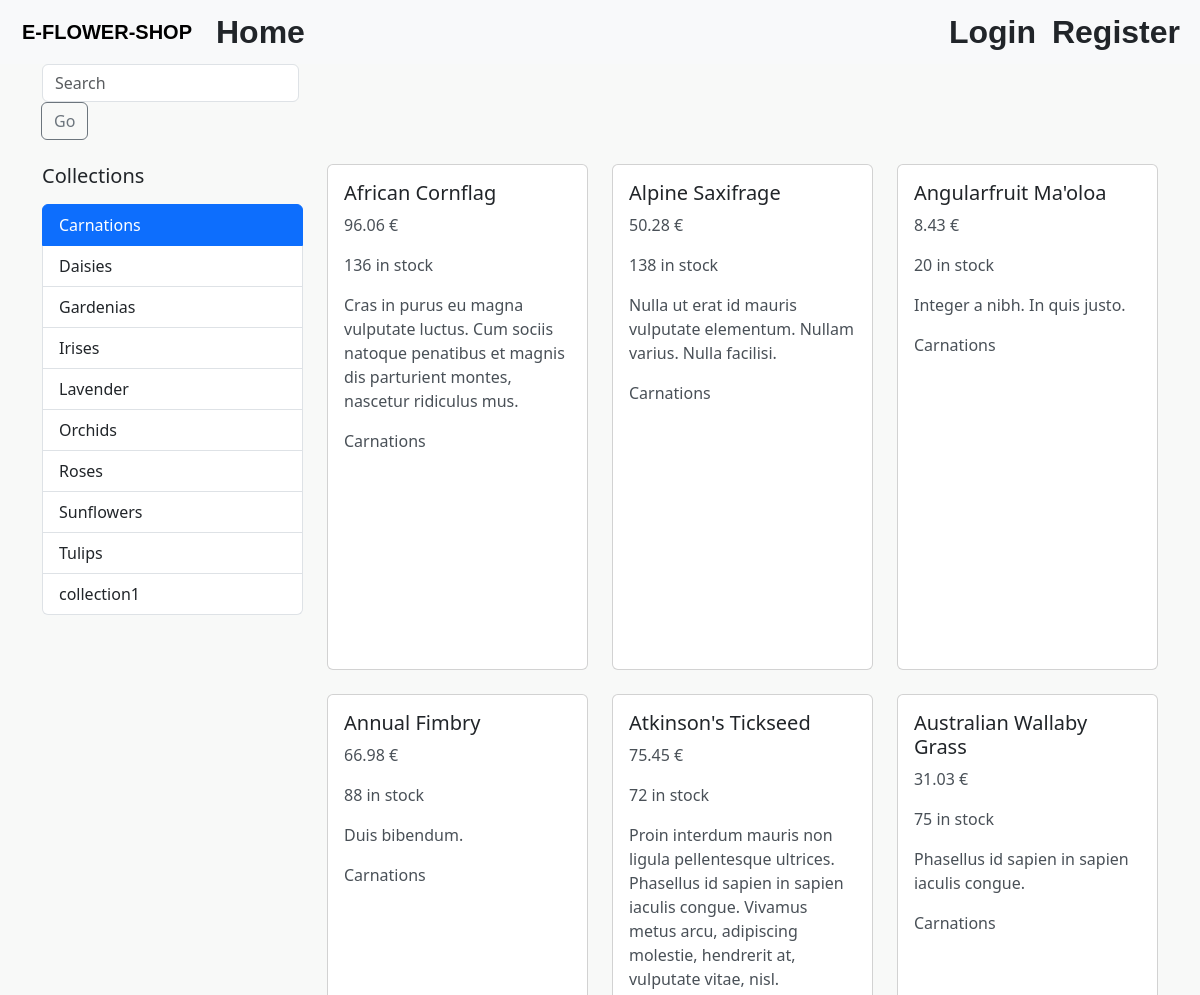
Page /?collection=2 (upper part) on the earlier database version.
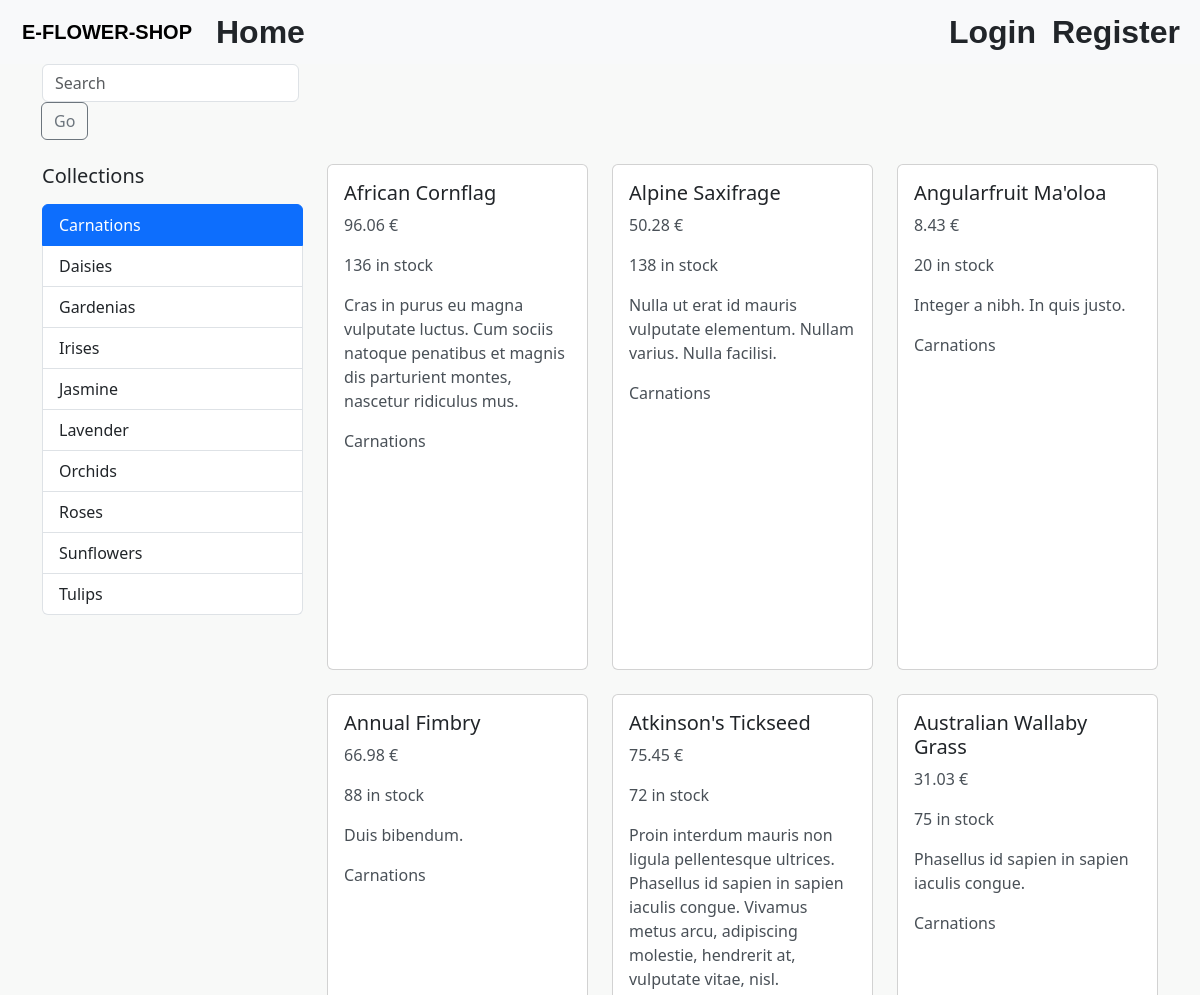
Same page on the later database version.
### store/models.py (models this page shows, shortened)
class Collection(models.Model):
    title = models.CharField(max_length=255)
    featured_product = models.ForeignKey(
        'Product', on_delete=models.SET_NULL, null=True, related_name='+')
    def __str__(self) -> str:
        return self.title
    class Meta:
        ordering = ['title']

class Product(models.Model):
    title = models.CharField(max_length=255)
    slug = models.SlugField()
    image = models.ImageField(upload_to='static/media/products/', default='media/default/default.jpg')
    description = models.TextField(null=True, blank=True)
    unit_price = models.DecimalField(
        max_digits=6,
        decimal_places=2,
        validators=[MinValueValidator(1)])
    inventory = models.IntegerField(
        validators=[MinValueValidator(0)]
    )
    last_update = models.DateTimeField(auto_now=True)
    collection = models.ForeignKey(Collection, on_delete=models.PROTECT)
    promotions = models.ManyToManyField(Promotion, blank=True)
    class Meta:
        ordering = ['title']

### store_custom/views.py (the view)
# urls.py: path('', views.product_list, name='product_list'),
def product_list(request):
    collections = Collection.objects.all()
    collection_id = request.GET.get('collection')
    query = request.GET.get('query')
    if collection_id:
        products_list = Product.objects.filter(collection_id=collection_id)
    elif query:
        products_list = Product.objects.filter(
            Q(title__icontains=query) | Q(collection__title__icontains=query)
        )
    else:
        products_list = Product.objects.all()
    paginator = Paginator(products_list, 30)
    page = request.GET.get('page')
    products_request = paginator.get_page(page)
    context = {
        'collections': collections,
        'products': products_request,
        'query': query,
    }
    return render(request, 'store_custom/products.html', context)

### store_custom/templates/store_custom/products.html (shortened to what this page needs)
{% extends 'store_custom/base.html' %}
{% load static %}
{% block content %}
    <div class="container">
        <div class="row">
            <div class="col-lg-3">
                <form method="GET" action="" class="mb-4">
                    <div class="input-group">
                        <label>
                            {% if query == None%}
                                <input type="text" name="query" class="form-control" placeholder="Search">
                            {% else %}
                                <input type="text" name="query" class="form-control" placeholder="Search"
                                       value="{{ query }}">
                            {% endif %}
                        </label>
                        <div class="input-group-append">
                            <button class="btn btn-outline-secondary" type="submit">Go</button>
                        </div>
                    </div>
                </form>
                <h5 class="mb-3">Collections</h5>
                <div class="list-group" id="collectionFilter">
                    {% for collection in collections %}
                        <a href="?collection={{ collection.id }}"
                           class="list-group-item list-group-item-action{% if collection.id|stringformat:'s' == request.GET.collection %} active{% endif %}">
                            {{ collection.title }}
                        </a>
                    {% endfor %}
                </div>
            </div>
            <div class="col-lg-9">
                <div class="row">
                    {% for product in products %}
                        <div class="col-12 col-sm-6 col-md-4 col-lg-4 mb-4">
                            <div class="card h-100">
                                <div class="card-body d-flex flex-column">
                                    <h5 class="card-title">{{ product.title }}</h5>
                                    <p class="card-text">{{ product.unit_price }} €</p>
                                    <p class="card-text">{{ product.inventory }} in stock</p>
                                    <p class="card-text">{{ product.description }}</p>
                                    <p class="card-text">{{ product.collection }}</p>
                                </div>
                            </div>
                        </div>
                    {% endfor %}
                </div>
            </div>
        </div>
    </div>
{% endblock %}

Differences in the rows shown:
changed Collection: title "collection1" → "Jasmine"; moves up the list
